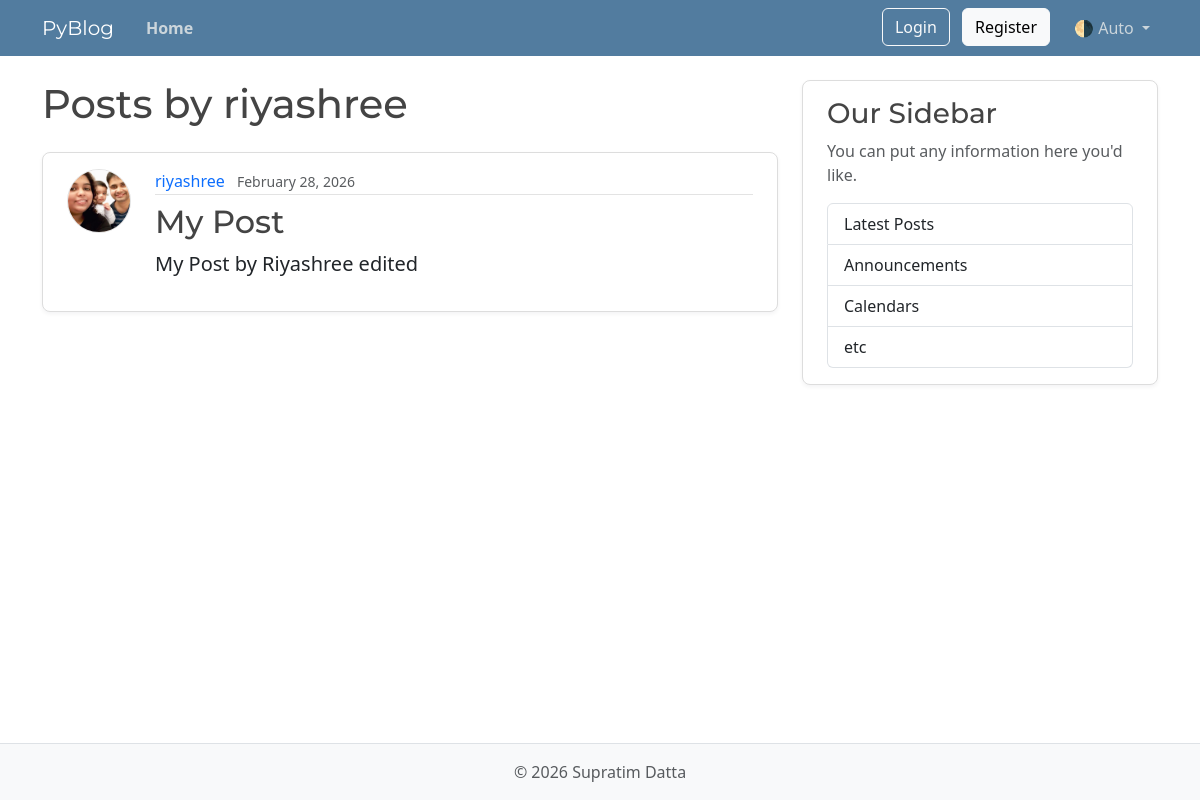
Screenshot of /users/2/posts with the database file from the repository.
### models.py (models this page shows, shortened)
class User(Base):
    __tablename__ = "users"
    id: Mapped[int] = mapped_column(Integer, primary_key=True, index=True)
    username: Mapped[str] = mapped_column(String(50), unique=True, nullable=False)
    email: Mapped[str] = mapped_column(String(120), unique=True, nullable=False)
    password_hash: Mapped[str] = mapped_column(String(200), nullable=False)
    image_file: Mapped[str | None] = mapped_column(
        String(200),
        nullable=True,
        default=None,
    )
    posts: Mapped[list[Post]] = relationship(
        back_populates="author",
        cascade="all, delete-orphan",
    )

class Post(Base):
    __tablename__ = "posts"
    id: Mapped[int] = mapped_column(Integer, primary_key=True, index=True)
    title: Mapped[str] = mapped_column(String(100), nullable=False)
    content: Mapped[str] = mapped_column(Text, nullable=False)
    user_id: Mapped[int] = mapped_column(
        ForeignKey("users.id"),
        nullable=False,
        index=True,
    )
    date_posted: Mapped[datetime] = mapped_column(
        DateTime(timezone=True),
        default=lambda: datetime.now(UTC),
    )
    author: Mapped[User] = relationship(back_populates="posts")

### main.py (the view)
@app.get("/users/{user_id}/posts", include_in_schema=False, name="user_posts")
async def user_posts_page(
    request: Request,
    user_id: int,
    db: Annotated[AsyncSession, Depends(get_db)],
):
    result = await db.execute(select(models.User).where(models.User.id == user_id))
    user = result.scalars().first()
    if not user:
        raise HTTPException(
            status_code=status.HTTP_404_NOT_FOUND,
            detail="User not found",
        )
    result = await db.execute(
        select(models.Post)
        .options(selectinload(models.Post.author))
        .where(models.Post.user_id == user_id)
        .order_by(models.Post.date_posted.desc()),
    )
    posts = result.scalars().all()
    return templates.TemplateResponse(
        request,
        "user_posts.html",
        {"posts": posts, "user": user, "title": f"{user.username}'s Posts"},
    )

### templates/user_posts.html
{% extends "layout.html" %}
{% block content %}
  <h1 class="mb-4">Posts by {{ user.username }}</h1>
  {% for post in posts %}
    <article class="content-section py-3 px-4 mb-4">
      <div class="d-flex align-items-start gap-4">
        <img class="rounded-circle article-img flex-shrink-0"
             src="{{ post.author.image_path }}"
             alt="{{ post.author.username }}'s profile picture"
             width="64"
             height="64"
             loading="lazy">
        <div class="flex-grow-1">
          <div class="article-metadata mb-2">
            <a class="me-2"
               href="{{ url_for('user_posts', user_id=post.author.id) }}">{{ post.author.username }}</a>
            <small class="text-body-secondary">{{ post.date_posted.strftime("%B %d, %Y") }}</small>
          </div>
          <h2>
            <a class="article-title"
               href="{{ url_for('post_page', post_id=post.id) }}">{{ post.title }}</a>
          </h2>
          <p class="article-content">{{ post.content }}</p>
        </div>
      </div>
    </article>
  {% else %}
    <p class="text-body-secondary">No posts by this user yet.</p>
  {% endfor %}
{% endblock content %}

### static/css/main.css (style rules this page uses)
:root { --font-heading: "Montserrat", system-ui, -apple-system, BlinkMacSystemFont, sans-serif; --font-body: "Nunito", system-ui, -apple-system, BlinkMacSystemFont, sans-serif; --color-bg-body: #fafafa; --color-bg-content: #ffffff; --color-text-primary: #333333; --color-text-heading: #444444; --color-steel: #527c9f; --color-nav-link: #cbd5db; --color-nav-link-hover: #ffffff; --color-link-hover: #428bca; --color-border: #dddddd; --color-border-light: #e3e3e3; --spacing-xl: 5rem; --article-img-size: 4rem; --account-img-size: 7.813rem; }
h1, h2, h3, h4, h5, h6 { font-family: var(--font-heading); color: var(--color-text-heading); }
a { text-decoration: none; }
.content-section { background: var(--color-bg-content); border: 1px solid var(--color-border); border-radius: 0.5rem; box-shadow: 0 2px 4px rgba(15, 23, 42, 0.05); transition: box-shadow 0.15s ease, transform 0.15s ease, border-color 0.15s ease; }
.article-title { color: var(--color-text-heading); transition: color 0.2s ease-in-out; }
.article-content { white-space: pre-line; font-size: 1.25rem; }
.article-img { height: var(--article-img-size); width: var(--article-img-size); flex-shrink: 0; object-fit: cover; border: 1px solid var(--color-border-light); box-shadow: 0 0 0 2px var(--color-bg-content); }
.article-metadata { padding-bottom: 0.063rem; border-bottom: 1px solid var(--color-border-light); }
.article-metadata a { transition: color 0.2s ease-in-out; }

### rows the page displays
User: username "riyashree"
Post: author.image_path (picture), author.username "riyashree", date_posted "February 28, 2026", title "My Post", content "My Post by Riyashree edited"
